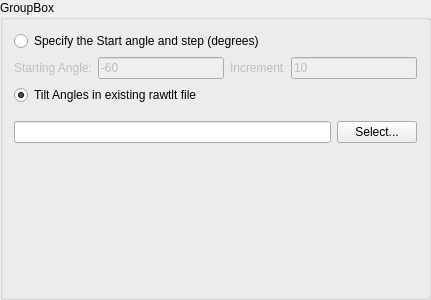
<?xml version="1.0" encoding="UTF-8"?>
<ui version="4.0">
 <class>TiltAngleGroupBox</class>
 <widget class="QGroupBox" name="TiltAngleGroupBox">
  <property name="geometry">
   <rect>
    <x>0</x>
    <y>0</y>
    <width>431</width>
    <height>300</height>
   </rect>
  </property>
  <property name="windowTitle">
   <string>GroupBox</string>
  </property>
  <property name="title">
   <string>GroupBox</string>
  </property>
  <layout class="QVBoxLayout" name="verticalLayout">
   <item>
    <widget class="QRadioButton" name="startIncrementBtn">
     <property name="text">
      <string>Specify the Start angle and step (degrees)</string>
     </property>
     <attribute name="buttonGroup">
      <string notr="true">buttonGroup</string>
     </attribute>
    </widget>
   </item>
   <item>
    <layout class="QHBoxLayout" name="horizontalLayout">
     <property name="topMargin">
      <number>0</number>
     </property>
     <item>
      <widget class="QLabel" name="startLabel">
       <property name="enabled">
        <bool>false</bool>
       </property>
       <property name="text">
        <string>Starting Angle:</string>
       </property>
      </widget>
     </item>
     <item>
      <widget class="QLineEdit" name="startingAngle">
       <property name="enabled">
        <bool>false</bool>
       </property>
       <property name="text">
        <string>-60</string>
       </property>
      </widget>
     </item>
     <item>
      <widget class="QLabel" name="incrementLabel">
       <property name="enabled">
        <bool>false</bool>
       </property>
       <property name="text">
        <string>Increment</string>
       </property>
      </widget>
     </item>
     <item>
      <widget class="QLineEdit" name="increment">
       <property name="enabled">
        <bool>false</bool>
       </property>
       <property name="text">
        <string>10</string>
       </property>
      </widget>
     </item>
    </layout>
   </item>
   <item>
    <widget class="QRadioButton" name="rawTltBtn">
     <property name="text">
      <string>Tilt Angles in existing rawtlt file</string>
     </property>
     <property name="checked">
      <bool>true</bool>
     </property>
     <attribute name="buttonGroup">
      <string notr="true">buttonGroup</string>
     </attribute>
    </widget>
   </item>
   <item>
    <layout class="QHBoxLayout" name="horizontalLayout_2">
     <property name="topMargin">
      <number>10</number>
     </property>
     <item>
      <widget class="QLineEdit" name="rawTltFile"/>
     </item>
     <item>
      <widget class="QPushButton" name="selectRawTlt">
       <property name="text">
        <string>Select...</string>
       </property>
      </widget>
     </item>
    </layout>
   </item>
   <item>
    <spacer name="verticalSpacer">
     <property name="orientation">
      <enum>Qt::Vertical</enum>
     </property>
     <property name="sizeHint" stdset="0">
      <size>
       <width>398</width>
       <height>118</height>
      </size>
     </property>
    </spacer>
   </item>
  </layout>
 </widget>
 <resources/>
 <connections/>
 <buttongroups>
  <buttongroup name="buttonGroup"/>
 </buttongroups>
</ui>
